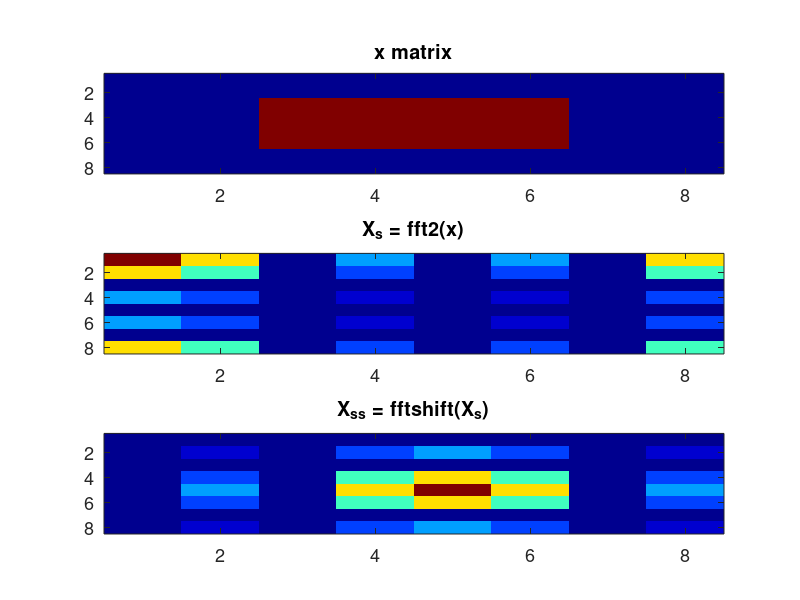
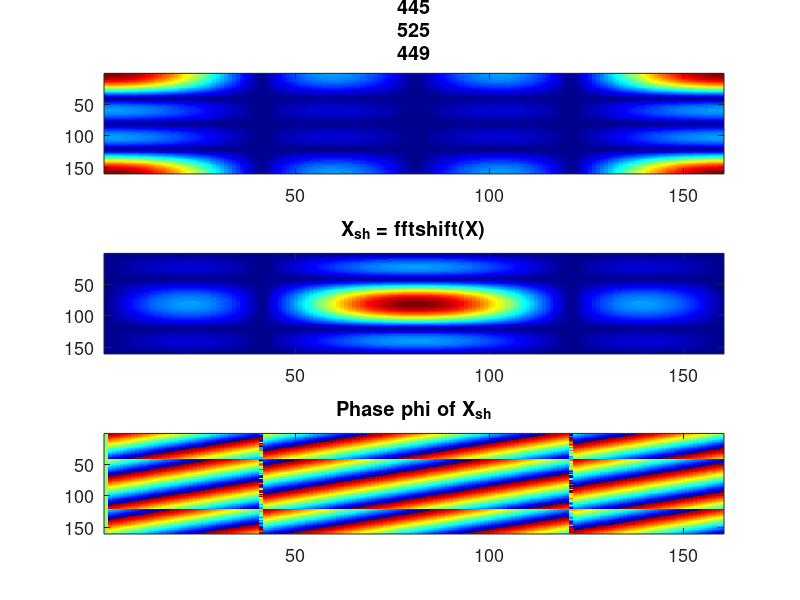
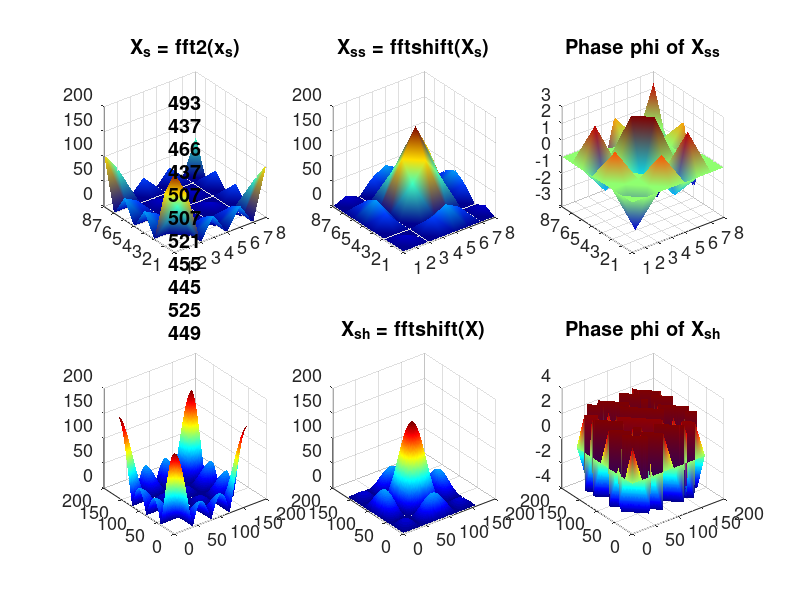

Write the MATLAB code that produced these figures, in order.
% file: e10_3_FFT_square2.m       Generate Ln by Ln square image x[m,n]
% take FFT2, plot with and without fftshift(), both magnitude and phase

clear; close all; set(0,'defaultAxesFontSize',13); fpv =[100 400 300 900]; % parameters for plots
Ln = 8; Ln2 = round(Ln/2); Ln4 = round(Ln/4);       % Side length of square input image
x = zeros(Ln);                                      % array of zeros Ln by Ln
x(Ln/4+1:3*Ln4,Ln4+1:3*Ln4) = 10* ones(Ln2,Ln2);    % square of 10s

Xs = fft2(x)     % fft2 returns DFT of x matrix. 
Xss = fftshift(Xs)
figure('position',fpv), subplot(3,1,1),imagesc(x), colormap(jet), title('x matrix')
 subplot(3,1,2), imagesc(abs(Xs)), title("X_s = fft2(x)")
 subplot(3,1,3), imagesc(abs(Xss)), title("X_{ss} = fftshift(X_s)")

%  calculate 1-D column FFTs to show the intermediate results hidden inside fft2()
Xi = fft(x) % fft(x) (instead of fft2(x)) just does individual 1-D ffts on columns

lenFFT = 20*Ln;                   % increase FFT2 resolution for prettier plots
X = fft2(x,lenFFT,lenFFT);        % Pads x matrix with zeros to size of lenFFT
Xsh = fftshift(X); 
figure('position',fpv), 
 subplot(3,1,1), imagesc(abs(X)),colormap(jet), title("X = fft2(x,"+lenFFT+","+lenFFT+")"),
 subplot(3,1,2), imagesc(abs(Xsh)), title("X_{sh} = fftshift(X)"),
 subplot(3,1,3), imagesc(angle(Xsh)), title("Phase \phi of X_{sh}")
fpv3 =[100 400 1000 700]; figure('position',fpv3), % plot spectra as 3-D surfaces
 subplot(2,3,1), surf(abs(Xs)),colormap(jet), shading interp, title("X_s = fft2(x_s)"), 
 subplot(2,3,2), surf(abs(Xss)), shading interp, title("X_{ss} = fftshift(X_s)"), 
 subplot(2,3,3), surf(angle(Xss)), shading interp, title("Phase \phi of X_{ss}"), 
 subplot(2,3,4), surf(abs(X)), shading interp, title("X = fft2(x,"+lenFFT+","+lenFFT+")"), 
 subplot(2,3,5), surf(abs(Xsh)), shading interp, title("X_{sh} = fftshift(X)"),
 subplot(2,3,6), surf(angle(Xsh)), shading interp, title("Phase \phi of X_{sh}")
